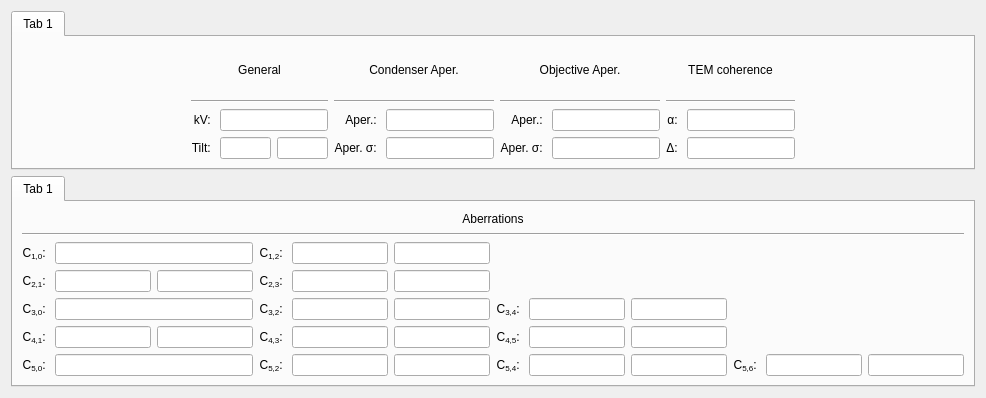
<?xml version="1.0" encoding="UTF-8"?>
<ui version="4.0">
 <class>FullAberrationFrame</class>
 <widget class="QWidget" name="FullAberrationFrame">
  <property name="geometry">
   <rect>
    <x>0</x>
    <y>0</y>
    <width>986</width>
    <height>398</height>
   </rect>
  </property>
  <property name="windowTitle">
   <string>Form</string>
  </property>
  <layout class="QVBoxLayout" name="verticalLayout">
   <item>
    <widget class="tabPanel" name="tabWidget_2">
     <property name="currentIndex">
      <number>0</number>
     </property>
     <widget class="QWidget" name="tab_4">
      <attribute name="title">
       <string>Tab 1</string>
      </attribute>
      <layout class="QGridLayout" name="gridLayout_4">
       <item row="2" column="5" colspan="2">
        <widget class="EditUnitsBox" name="edtAperture">
         <property name="text">
          <string/>
         </property>
        </widget>
       </item>
       <item row="2" column="1">
        <widget class="QLabel" name="label_78">
         <property name="text">
          <string>kV: </string>
         </property>
         <property name="alignment">
          <set>Qt::AlignRight|Qt::AlignTrailing|Qt::AlignVCenter</set>
         </property>
        </widget>
       </item>
       <item row="2" column="11" colspan="2">
        <widget class="EditUnitsBox" name="edtConverge">
         <property name="text">
          <string/>
         </property>
        </widget>
       </item>
       <item row="3" column="7">
        <widget class="QLabel" name="label_81">
         <property name="text">
          <string>Aper. σ: </string>
         </property>
         <property name="alignment">
          <set>Qt::AlignRight|Qt::AlignTrailing|Qt::AlignVCenter</set>
         </property>
        </widget>
       </item>
       <item row="1" column="4" colspan="3">
        <widget class="Line" name="line_14">
         <property name="orientation">
          <enum>Qt::Horizontal</enum>
         </property>
        </widget>
       </item>
       <item row="3" column="3">
        <widget class="EditUnitsBox" name="edtBeamAzimuth">
         <property name="sizePolicy">
          <sizepolicy hsizetype="Ignored" vsizetype="Fixed">
           <horstretch>0</horstretch>
           <verstretch>0</verstretch>
          </sizepolicy>
         </property>
         <property name="text">
          <string/>
         </property>
        </widget>
       </item>
       <item row="0" column="7" colspan="3">
        <widget class="QLabel" name="label_100">
         <property name="text">
          <string>Objective Aper.</string>
         </property>
         <property name="alignment">
          <set>Qt::AlignCenter</set>
         </property>
        </widget>
       </item>
       <item row="3" column="10">
        <widget class="QLabel" name="label_90">
         <property name="text">
          <string>Δ: </string>
         </property>
         <property name="alignment">
          <set>Qt::AlignRight|Qt::AlignTrailing|Qt::AlignVCenter</set>
         </property>
        </widget>
       </item>
       <item row="3" column="5" colspan="2">
        <widget class="EditUnitsBox" name="edtApertureSmooth">
         <property name="text">
          <string/>
         </property>
        </widget>
       </item>
       <item row="2" column="8" colspan="2">
        <widget class="EditUnitsBox" name="edtAperture_8">
         <property name="text">
          <string/>
         </property>
        </widget>
       </item>
       <item row="3" column="11" colspan="2">
        <widget class="EditUnitsBox" name="edtDefocusSpread">
         <property name="text">
          <string/>
         </property>
        </widget>
       </item>
       <item row="3" column="2">
        <widget class="EditUnitsBox" name="edtBeamTilt">
         <property name="sizePolicy">
          <sizepolicy hsizetype="Ignored" vsizetype="Fixed">
           <horstretch>0</horstretch>
           <verstretch>0</verstretch>
          </sizepolicy>
         </property>
         <property name="text">
          <string/>
         </property>
        </widget>
       </item>
       <item row="2" column="2" colspan="2">
        <widget class="EditUnitsBox" name="edtVoltage">
         <property name="text">
          <string/>
         </property>
        </widget>
       </item>
       <item row="0" column="1" colspan="3">
        <widget class="QLabel" name="label_86">
         <property name="text">
          <string>General</string>
         </property>
         <property name="alignment">
          <set>Qt::AlignCenter</set>
         </property>
        </widget>
       </item>
       <item row="2" column="0">
        <spacer name="horizontalSpacer">
         <property name="orientation">
          <enum>Qt::Horizontal</enum>
         </property>
         <property name="sizeHint" stdset="0">
          <size>
           <width>0</width>
           <height>0</height>
          </size>
         </property>
        </spacer>
       </item>
       <item row="3" column="8" colspan="2">
        <widget class="EditUnitsBox" name="edtApertureSmooth_8">
         <property name="text">
          <string/>
         </property>
        </widget>
       </item>
       <item row="2" column="7">
        <widget class="QLabel" name="label_94">
         <property name="text">
          <string>Aper.: </string>
         </property>
         <property name="alignment">
          <set>Qt::AlignRight|Qt::AlignTrailing|Qt::AlignVCenter</set>
         </property>
        </widget>
       </item>
       <item row="2" column="4">
        <widget class="QLabel" name="label_87">
         <property name="text">
          <string>Aper.: </string>
         </property>
         <property name="alignment">
          <set>Qt::AlignRight|Qt::AlignTrailing|Qt::AlignVCenter</set>
         </property>
        </widget>
       </item>
       <item row="0" column="10" colspan="3">
        <widget class="QLabel" name="label_99">
         <property name="text">
          <string>TEM coherence</string>
         </property>
         <property name="alignment">
          <set>Qt::AlignCenter</set>
         </property>
        </widget>
       </item>
       <item row="3" column="1">
        <widget class="QLabel" name="label_75">
         <property name="text">
          <string>Tilt: </string>
         </property>
         <property name="alignment">
          <set>Qt::AlignRight|Qt::AlignTrailing|Qt::AlignVCenter</set>
         </property>
        </widget>
       </item>
       <item row="1" column="7" colspan="3">
        <widget class="Line" name="line_13">
         <property name="orientation">
          <enum>Qt::Horizontal</enum>
         </property>
        </widget>
       </item>
       <item row="1" column="1" colspan="3">
        <widget class="Line" name="line_11">
         <property name="orientation">
          <enum>Qt::Horizontal</enum>
         </property>
        </widget>
       </item>
       <item row="0" column="4" colspan="3">
        <widget class="QLabel" name="label_101">
         <property name="text">
          <string>Condenser Aper.</string>
         </property>
         <property name="alignment">
          <set>Qt::AlignCenter</set>
         </property>
        </widget>
       </item>
       <item row="2" column="10">
        <widget class="QLabel" name="label_91">
         <property name="text">
          <string>α: </string>
         </property>
         <property name="alignment">
          <set>Qt::AlignRight|Qt::AlignTrailing|Qt::AlignVCenter</set>
         </property>
        </widget>
       </item>
       <item row="3" column="4">
        <widget class="QLabel" name="label_97">
         <property name="text">
          <string>Aper. σ: </string>
         </property>
         <property name="alignment">
          <set>Qt::AlignRight|Qt::AlignTrailing|Qt::AlignVCenter</set>
         </property>
        </widget>
       </item>
       <item row="1" column="10" colspan="3">
        <widget class="Line" name="line_12">
         <property name="orientation">
          <enum>Qt::Horizontal</enum>
         </property>
        </widget>
       </item>
       <item row="2" column="13">
        <spacer name="horizontalSpacer_2">
         <property name="orientation">
          <enum>Qt::Horizontal</enum>
         </property>
         <property name="sizeHint" stdset="0">
          <size>
           <width>0</width>
           <height>0</height>
          </size>
         </property>
        </spacer>
       </item>
      </layout>
     </widget>
    </widget>
   </item>
   <item>
    <widget class="tabPanel" name="tabWidget">
     <property name="currentIndex">
      <number>0</number>
     </property>
     <widget class="QWidget" name="tab">
      <attribute name="title">
       <string>Tab 1</string>
      </attribute>
      <layout class="QGridLayout" name="gridLayout">
       <item row="3" column="4">
        <widget class="EditUnitsBox" name="edtC23Mag">
         <property name="text">
          <string/>
         </property>
        </widget>
       </item>
       <item row="4" column="8">
        <widget class="EditUnitsBox" name="edtC34Ang">
         <property name="text">
          <string/>
         </property>
        </widget>
       </item>
       <item row="4" column="5">
        <widget class="EditUnitsBox" name="edtC32Ang">
         <property name="text">
          <string/>
         </property>
        </widget>
       </item>
       <item row="6" column="9">
        <widget class="QLabel" name="label_18">
         <property name="text">
          <string>C&lt;sub&gt;5,6&lt;/sub&gt;: </string>
         </property>
         <property name="alignment">
          <set>Qt::AlignRight|Qt::AlignTrailing|Qt::AlignVCenter</set>
         </property>
        </widget>
       </item>
       <item row="6" column="6">
        <widget class="QLabel" name="label_15">
         <property name="text">
          <string>C&lt;sub&gt;5,4&lt;/sub&gt;: </string>
         </property>
         <property name="alignment">
          <set>Qt::AlignRight|Qt::AlignTrailing|Qt::AlignVCenter</set>
         </property>
        </widget>
       </item>
       <item row="4" column="4">
        <widget class="EditUnitsBox" name="edtC32Mag">
         <property name="text">
          <string/>
         </property>
        </widget>
       </item>
       <item row="5" column="3">
        <widget class="QLabel" name="label_9">
         <property name="text">
          <string>C&lt;sub&gt;4,3&lt;/sub&gt;: </string>
         </property>
         <property name="alignment">
          <set>Qt::AlignRight|Qt::AlignTrailing|Qt::AlignVCenter</set>
         </property>
        </widget>
       </item>
       <item row="3" column="0">
        <widget class="QLabel" name="label_11">
         <property name="text">
          <string>C&lt;sub&gt;2,1&lt;/sub&gt;: </string>
         </property>
         <property name="alignment">
          <set>Qt::AlignRight|Qt::AlignTrailing|Qt::AlignVCenter</set>
         </property>
        </widget>
       </item>
       <item row="3" column="5">
        <widget class="EditUnitsBox" name="edtC23Ang">
         <property name="text">
          <string/>
         </property>
        </widget>
       </item>
       <item row="6" column="8">
        <widget class="EditUnitsBox" name="edtC54Ang">
         <property name="text">
          <string/>
         </property>
        </widget>
       </item>
       <item row="5" column="8">
        <widget class="EditUnitsBox" name="edtC45Ang">
         <property name="text">
          <string/>
         </property>
        </widget>
       </item>
       <item row="1" column="0" colspan="12">
        <widget class="Line" name="line_15">
         <property name="orientation">
          <enum>Qt::Horizontal</enum>
         </property>
        </widget>
       </item>
       <item row="2" column="5">
        <widget class="EditUnitsBox" name="edtC12Ang">
         <property name="text">
          <string/>
         </property>
        </widget>
       </item>
       <item row="6" column="10">
        <widget class="EditUnitsBox" name="edtC56Mag">
         <property name="text">
          <string/>
         </property>
        </widget>
       </item>
       <item row="5" column="0">
        <widget class="QLabel" name="label_13">
         <property name="text">
          <string>C&lt;sub&gt;4,1&lt;/sub&gt;: </string>
         </property>
         <property name="alignment">
          <set>Qt::AlignRight|Qt::AlignTrailing|Qt::AlignVCenter</set>
         </property>
        </widget>
       </item>
       <item row="3" column="3">
        <widget class="QLabel" name="label_7">
         <property name="text">
          <string>C&lt;sub&gt;2,3&lt;/sub&gt;: </string>
         </property>
         <property name="alignment">
          <set>Qt::AlignRight|Qt::AlignTrailing|Qt::AlignVCenter</set>
         </property>
        </widget>
       </item>
       <item row="6" column="1" colspan="2">
        <widget class="EditUnitsBox" name="edtC50">
         <property name="text">
          <string/>
         </property>
        </widget>
       </item>
       <item row="4" column="6">
        <widget class="QLabel" name="label_17">
         <property name="text">
          <string>C&lt;sub&gt;3,4&lt;/sub&gt;: </string>
         </property>
         <property name="alignment">
          <set>Qt::AlignRight|Qt::AlignTrailing|Qt::AlignVCenter</set>
         </property>
        </widget>
       </item>
       <item row="6" column="5">
        <widget class="EditUnitsBox" name="edtC52Ang">
         <property name="text">
          <string/>
         </property>
        </widget>
       </item>
       <item row="4" column="0">
        <widget class="QLabel" name="label_12">
         <property name="text">
          <string>C&lt;sub&gt;3,0&lt;/sub&gt;: </string>
         </property>
         <property name="alignment">
          <set>Qt::AlignRight|Qt::AlignTrailing|Qt::AlignVCenter</set>
         </property>
        </widget>
       </item>
       <item row="4" column="1" colspan="2">
        <widget class="EditUnitsBox" name="edtC30">
         <property name="text">
          <string/>
         </property>
        </widget>
       </item>
       <item row="6" column="4">
        <widget class="EditUnitsBox" name="edtC52Mag">
         <property name="text">
          <string/>
         </property>
        </widget>
       </item>
       <item row="5" column="4">
        <widget class="EditUnitsBox" name="edtC43Mag">
         <property name="text">
          <string/>
         </property>
        </widget>
       </item>
       <item row="5" column="1">
        <widget class="EditUnitsBox" name="edtC41Mag">
         <property name="text">
          <string/>
         </property>
        </widget>
       </item>
       <item row="4" column="3">
        <widget class="QLabel" name="label_8">
         <property name="text">
          <string>C&lt;sub&gt;3,2&lt;/sub&gt;: </string>
         </property>
         <property name="alignment">
          <set>Qt::AlignRight|Qt::AlignTrailing|Qt::AlignVCenter</set>
         </property>
        </widget>
       </item>
       <item row="3" column="1">
        <widget class="EditUnitsBox" name="edtC21Mag">
         <property name="text">
          <string/>
         </property>
        </widget>
       </item>
       <item row="6" column="11">
        <widget class="EditUnitsBox" name="edtC56Ang">
         <property name="text">
          <string/>
         </property>
        </widget>
       </item>
       <item row="2" column="1" colspan="2">
        <widget class="EditUnitsBox" name="edtC10">
         <property name="text">
          <string/>
         </property>
        </widget>
       </item>
       <item row="6" column="7">
        <widget class="EditUnitsBox" name="edtC54Mag">
         <property name="text">
          <string/>
         </property>
        </widget>
       </item>
       <item row="5" column="6">
        <widget class="QLabel" name="label_16">
         <property name="text">
          <string>C&lt;sub&gt;4,5&lt;/sub&gt;: </string>
         </property>
         <property name="alignment">
          <set>Qt::AlignRight|Qt::AlignTrailing|Qt::AlignVCenter</set>
         </property>
        </widget>
       </item>
       <item row="2" column="3">
        <widget class="QLabel" name="label_6">
         <property name="text">
          <string>C&lt;sub&gt;1,2&lt;/sub&gt;: </string>
         </property>
         <property name="alignment">
          <set>Qt::AlignRight|Qt::AlignTrailing|Qt::AlignVCenter</set>
         </property>
        </widget>
       </item>
       <item row="5" column="2">
        <widget class="EditUnitsBox" name="edtC41Ang">
         <property name="text">
          <string/>
         </property>
        </widget>
       </item>
       <item row="6" column="0">
        <widget class="QLabel" name="label_14">
         <property name="text">
          <string>C&lt;sub&gt;5,0&lt;/sub&gt;: </string>
         </property>
         <property name="alignment">
          <set>Qt::AlignRight|Qt::AlignTrailing|Qt::AlignVCenter</set>
         </property>
        </widget>
       </item>
       <item row="3" column="2">
        <widget class="EditUnitsBox" name="edtC21Ang">
         <property name="text">
          <string/>
         </property>
        </widget>
       </item>
       <item row="5" column="5">
        <widget class="EditUnitsBox" name="edtC43Ang">
         <property name="text">
          <string/>
         </property>
        </widget>
       </item>
       <item row="2" column="4">
        <widget class="EditUnitsBox" name="edtC12Mag">
         <property name="text">
          <string/>
         </property>
        </widget>
       </item>
       <item row="6" column="3">
        <widget class="QLabel" name="label_10">
         <property name="text">
          <string>C&lt;sub&gt;5,2&lt;/sub&gt;: </string>
         </property>
         <property name="alignment">
          <set>Qt::AlignRight|Qt::AlignTrailing|Qt::AlignVCenter</set>
         </property>
        </widget>
       </item>
       <item row="5" column="7">
        <widget class="EditUnitsBox" name="edtC45Mag">
         <property name="text">
          <string/>
         </property>
        </widget>
       </item>
       <item row="4" column="7">
        <widget class="EditUnitsBox" name="edtC34Mag">
         <property name="text">
          <string/>
         </property>
        </widget>
       </item>
       <item row="2" column="0">
        <widget class="QLabel" name="label_2">
         <property name="text">
          <string>C&lt;sub&gt;1,0&lt;/sub&gt;: </string>
         </property>
         <property name="alignment">
          <set>Qt::AlignRight|Qt::AlignTrailing|Qt::AlignVCenter</set>
         </property>
        </widget>
       </item>
       <item row="0" column="0" colspan="12">
        <widget class="QLabel" name="label_88">
         <property name="text">
          <string>Aberrations</string>
         </property>
         <property name="alignment">
          <set>Qt::AlignCenter</set>
         </property>
        </widget>
       </item>
      </layout>
     </widget>
    </widget>
   </item>
  </layout>
 </widget>
 <customwidgets>
  <customwidget>
   <class>EditUnitsBox</class>
   <extends>QLineEdit</extends>
   <header>controls/editunitsbox.h</header>
  </customwidget>
  <customwidget>
   <class>tabPanel</class>
   <extends>QTabWidget</extends>
   <header>controls/tabpanel.h</header>
   <container>1</container>
  </customwidget>
 </customwidgets>
 <tabstops>
  <tabstop>tabWidget</tabstop>
  <tabstop>edtC10</tabstop>
  <tabstop>edtC12Mag</tabstop>
  <tabstop>edtC12Ang</tabstop>
  <tabstop>edtC21Mag</tabstop>
  <tabstop>edtC21Ang</tabstop>
  <tabstop>edtC23Mag</tabstop>
  <tabstop>edtC23Ang</tabstop>
  <tabstop>edtC30</tabstop>
  <tabstop>edtC32Mag</tabstop>
  <tabstop>edtC32Ang</tabstop>
  <tabstop>edtC34Mag</tabstop>
  <tabstop>edtC34Ang</tabstop>
  <tabstop>edtC41Mag</tabstop>
  <tabstop>edtC41Ang</tabstop>
  <tabstop>edtC43Mag</tabstop>
  <tabstop>edtC43Ang</tabstop>
  <tabstop>edtC45Mag</tabstop>
  <tabstop>edtC45Ang</tabstop>
  <tabstop>edtC50</tabstop>
  <tabstop>edtC52Mag</tabstop>
  <tabstop>edtC52Ang</tabstop>
  <tabstop>edtC54Mag</tabstop>
  <tabstop>edtC54Ang</tabstop>
  <tabstop>edtC56Mag</tabstop>
  <tabstop>edtC56Ang</tabstop>
 </tabstops>
 <resources/>
 <connections/>
</ui>
